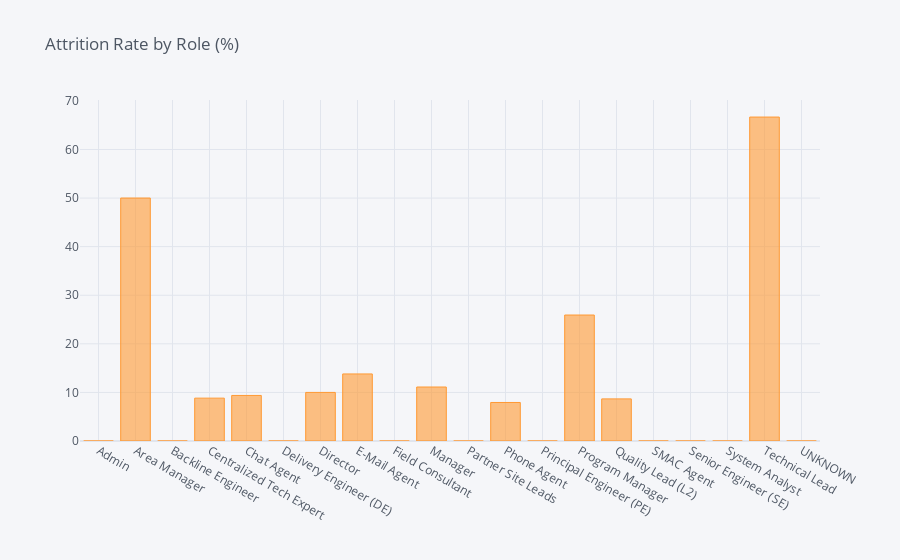

The cell this chart's notebook holds for it:
### Code cell
Role = pd.DataFrame(columns=['MFR_Role', 'Leave/ Stay'])
i=0
for field in list(agg_data['MFR_Role'].unique()):
    ratio = agg_data[(agg_data['MFR_Role']==field)&(agg_data['Leave/ Stay']==1)].shape[0] / agg_data[agg_data['MFR_Role']==field].shape[0]
    Role.loc[i] = (field, ratio*100)
    i += 1
    print("In {}, the ratio of attrition rate is {:.2f}%".format(field, ratio*100))    
Role = Role.groupby(by="MFR_Role").sum()
Role.iplot(kind='bar',title='Attrition Rate by Role (%)')

### Figure 1 — Plotly figure (JSON) as saved in the notebook; plotly's stock layout.template omitted (floating-point values rounded to 4 significant figures)
{"data": [{"marker": {"color": "rgba(255, 153, 51, 0.6)", "line": {"color": "rgba(255, 153, 51, 1.0)", "width": 1}}, "name": "Leave/ Stay", "orientation": "v", "text": "", "type": "bar", "x": ["Admin", "Area Manager", "Backline Engineer", "Centralized Tech Expert", "Chat Agent", "Delivery Engineer (DE)", "Director", "E-Mail Agent", "Field Consultant", "Manager", "Partner Site Leads", "Phone Agent", "Principal Engineer (PE)", "Program Manager", "Quality Lead (L2)", "SMAC Agent", "Senior Engineer (SE)", "System Analyst", "Technical Lead", "UNKNOWN"], "y": [0, 50, 0, 8.821, 9.375, 0, 10, 13.8, 0, 11.11, 0, 7.93, 0, 25.93, 8.669, 0, 0, 0, 66.67, 0]}], "layout": {"legend": {"bgcolor": "#F5F6F9", "font": {"color": "#4D5663"}}, "paper_bgcolor": "#F5F6F9", "plot_bgcolor": "#F5F6F9", "title": {"font": {"color": "#4D5663"}, "text": "Attrition Rate by Role (%)"}, "xaxis": {"gridcolor": "#E1E5ED", "showgrid": true, "tickfont": {"color": "#4D5663"}, "title": {"font": {"color": "#4D5663"}, "text": ""}, "zerolinecolor": "#E1E5ED"}, "yaxis": {"gridcolor": "#E1E5ED", "showgrid": true, "tickfont": {"color": "#4D5663"}, "title": {"font": {"color": "#4D5663"}, "text": ""}, "zerolinecolor": "#E1E5ED"}}}
